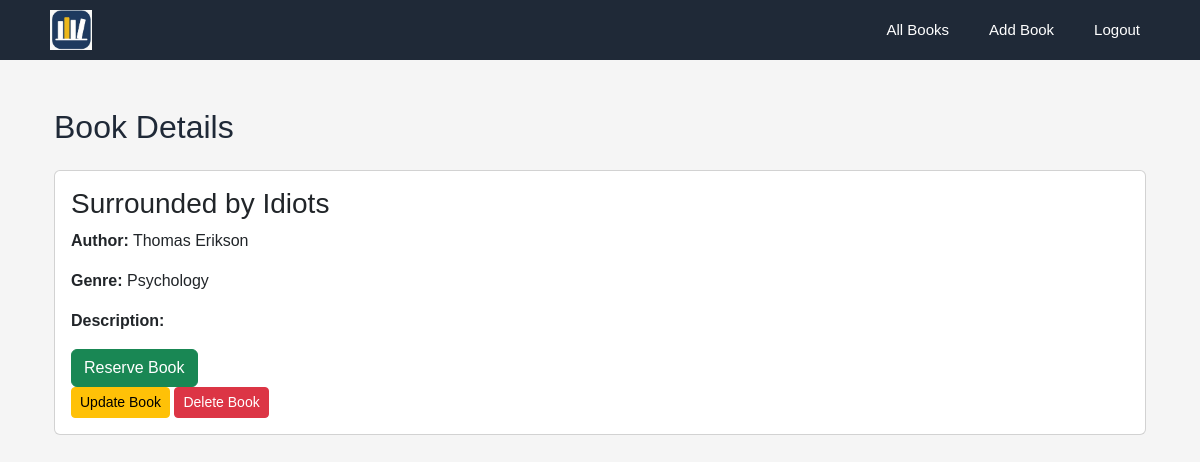
Page /books/4/ (signed in) on the committed database.
### accounts/models.py (models this page shows, shortened)
class Book(models.Model):
    title = models.CharField(max_length=150)
    author = models.CharField(max_length=100)
    genre = models.CharField(max_length=100)
    description = models.TextField(blank=True)
    reserved_by = models.ManyToManyField(User, blank=True, related_name="reserved_books")

### accounts/views.py (the view)
# urls.py: path("books/<int:book_id>/",        views.book_detail_view,  name="book_detail_view"),
@login_required(login_url='accounts:login_view')
def book_detail_view(request, book_id):
    book = Book.objects.get(id=book_id)
    reserved = book.reserved_by.filter(id=request.user.id).exists()
    return render(request, "accounts/book_detail.html", {
        "book": book,
        "reserved": reserved
    })

### accounts/Templates/accounts/book_detail.html (shortened to what this page needs)
{% extends "accounts/layout.html" %} {% block title %}Book Details{% endblock %}
{% block body %}
<div class="container mt-5">
  <h2>Book Details</h2>
  <div class="card mt-4">
    <div class="card-body">
      <h3>{{ book.title }}</h3>
      <p><strong>Author:</strong> {{ book.author }}</p>
      <p><strong>Genre:</strong> {{ book.genre }}</p>
      <p><strong>Description:</strong> {{ book.description }}</p>
      {% if reserved %}
      <p class="text-success">You have already reserved this book.</p>
      {% else %}
      <form
        action="{% url 'accounts:reserve_book_view' book.id %}"
        method="post"
      >
        <button type="submit" class="btn btn-success">Reserve Book</button>
      </form>
      {% endif %}
      <a
        href="{% url 'accounts:update_book_view' book.id %}"
        class="btn btn-warning btn-sm"
      >
        Update Book
      </a>
      <a
        href="{% url 'accounts:delete_book_view' book.id %}"
        class="btn btn-danger btn-sm"
      >
        Delete Book
      </a>
    </div>
  </div>
</div>
{% endblock %}

### accounts/static/accounts/styles.css (style rules this page uses)
* { box-sizing: border-box; }
body { margin: 0; font-family: Arial, Helvetica, sans-serif; background: #f5f5f5; color: #1f2937; }

### rows in the picture
Book: title "Surrounded by Idiots", author "Thomas Erikson", genre "Psychology"
